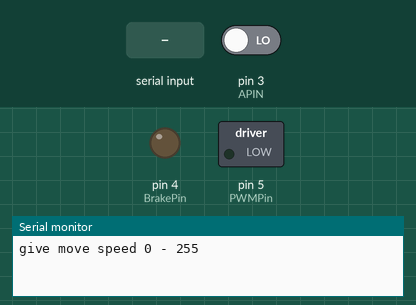
Bench run of a sketch on a simulated Arduino Uno, built with avr-gcc and run on an emulated ATmega328P. Shown: switched loads named in the sketch (green lamp = pin HIGH), output pins drawn as LEDs (lit = HIGH), the last lines printed to the serial monitor. The inputs (shaded band) are chosen by the test bench; at power-on: pin 3 (APIN) LOW. Pins used as bus, display or sensor lines are not drawn.

Above: at 1.2 s.
1.3 s: "90,45\n" received over Serial
At 2.1 s:
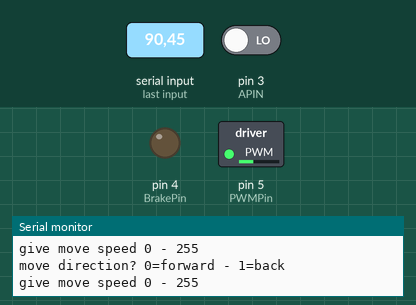
3.8 s: "30,150\n" received over Serial
At 5.0 s:
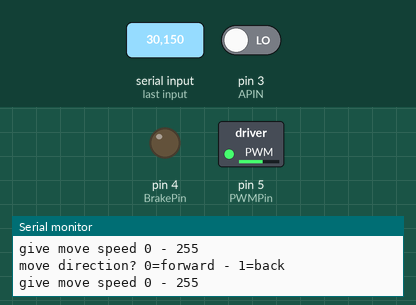
5.3 s: "5\n" received over Serial
At 6.2 s:
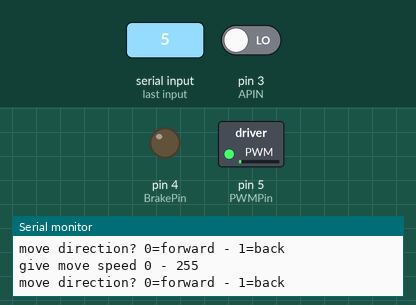
6.8 s: "200\n" received over Serial
At 7.4 s:
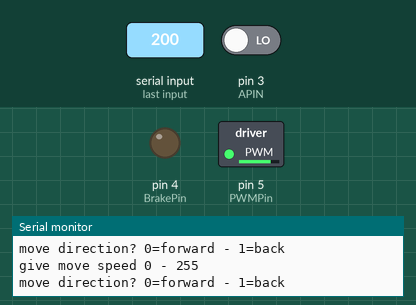
8.3 s: "0\n" received over Serial
At 9.5 s:
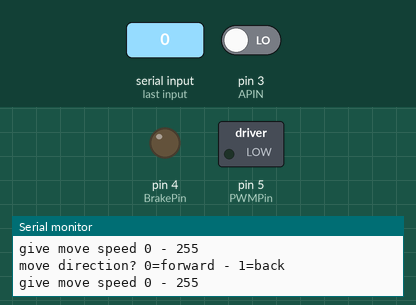
9.8 s: "90\n" received over Serial
At 10.8 s:
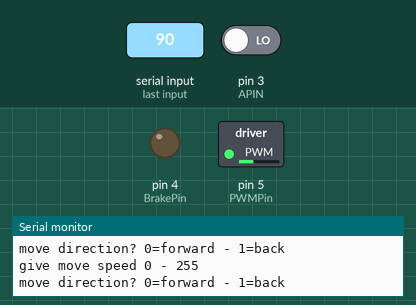
Timing chart, 0 to 12.3 s (numbered marks = the images above; inputs shaded):
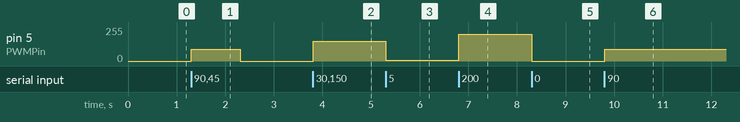

Measured:
- after the input at 1.3 s, pin 5 (PWMPin): 0/255 → 90/255 at once, → 0/255 1.0 s later
- after the input at 3.8 s, pin 5 (PWMPin): 0/255 → 150/255 at once
- after the input at 5.3 s, pin 5 (PWMPin): 150/255 → 5/255 at once
- after the input at 6.8 s, pin 5 (PWMPin): 5/255 → 200/255 at once
- after the input at 8.3 s, pin 5 (PWMPin): 200/255 → 0/255 at once
- after the input at 9.8 s, pin 5 (PWMPin): 0/255 → 90/255 at once

The sketch:

motortest1.ino
```cpp
//In this program the serial monitor will alternate between asking for speed and direction
//the motor will continue to move while it asks for input

//   Connections
//   BNO055
//   ===========
//   Connect SCL to analog 5
//   Connect SDA to analog 4
//   Connect VDD to 3-5V DC
//   Connect GROUND to common ground

//   Connections
//   LMD18200
//   ==========
const char DirectionPin=1;
const char BrakePin=4;
const char PWMPin=5;
const char ThermaFlagPin=2;

//    Connections
//    NOE2
//    =========
const char APIN=3;
const char BNOTPIN=7;

void setup() {
  pinMode(DirectionPin,OUTPUT);
  digitalWrite(DirectionPin, HIGH);
  pinMode(BrakePin,OUTPUT);
  digitalWrite(BrakePin,LOW);
  pinMode(PWMPin,OUTPUT);
  analogWrite(PWMPin,0);


  pinMode(ThermaFlagPin,INPUT);
  attachInterrupt(digitalPinToInterrupt(APIN), interruptTest, RISING);
  pinMode(BNOTPIN,INPUT);

  Serial.begin(9600);
}

void loop() {
Serial.println("give move speed 0 - 255");
analogWrite(PWMPin,recieveOneChar());
Serial.println("move direction? 0=forward - 1=back");
if (recieveOneChar()==0)
digitalWrite(DirectionPin, HIGH);
else
digitalWrite(DirectionPin, LOW);
}

long recieveOneChar(){
  while (Serial.available()==0);//wait until Serial has something to read.
   return Serial.parseInt();
}//FOR TEMP READS

void interruptTest(){}
```
